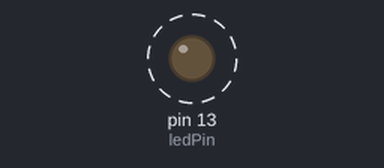
This sketch was run on a simulated Arduino Uno, built with avr-gcc and run on an emulated ATmega328P. Shown: output pins drawn as LEDs (lit = HIGH). Dashed ring = blinking.

Above: at 0.2 s.
Timing chart, 0 to 3.0 s (numbered marks = the images above):
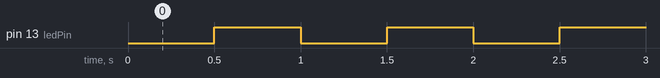

Measured:
- by itself, pin 13 (ledPin): alternates HIGH for 0.50 s and LOW for 0.50 s

The sketch:

ISR_TimerOverflow.ino
```cpp
#define ledPin 13

void setup()
{
  pinMode(ledPin, OUTPUT);  // Ausgabe LED festlegen

  // Timer 1
  noInterrupts();           // Alle Interrupts temporär abschalten
  TCCR1A = 0;
  TCCR1B = 0;

  TCNT1 = 34286;            // Timer nach obiger Rechnung vorbelegen
  TCCR1B |= (1 << CS12);    // 256 als Prescale-Wert spezifizieren
  TIMSK1 |= (1 << TOIE1);   // Timer Overflow Interrupt aktivieren
  interrupts();             // alle Interrupts scharf schalten
}
// Hier kommt die selbstdefinierte Interruptbehandlungsroutine
// für den Timer Overflow
ISR(TIMER1_OVF_vect)
{
  TCNT1 = 34286;             // Zähler erneut vorbelegen
  digitalWrite(ledPin, digitalRead(ledPin) ^ 1); // LED ein und aus
}

void loop()
{
  // Wir könnten hier zusätzlichen Code integrieren
}
```
